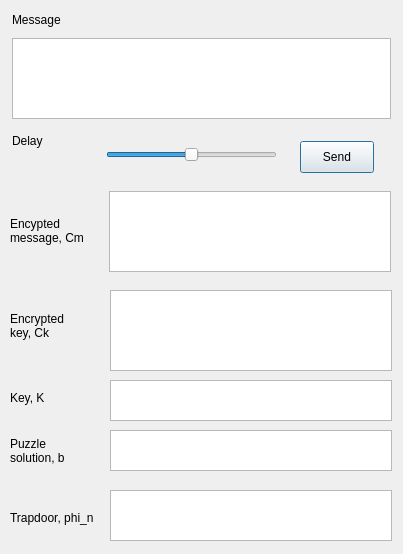
<?xml version="1.0" encoding="UTF-8"?>
<ui version="4.0">
 <class>Dialog</class>
 <widget class="QDialog" name="Dialog">
  <property name="geometry">
   <rect>
    <x>0</x>
    <y>0</y>
    <width>403</width>
    <height>554</height>
   </rect>
  </property>
  <property name="windowTitle">
   <string>Sender</string>
  </property>
  <widget class="QTextEdit" name="messageTextBox">
   <property name="geometry">
    <rect>
     <x>12</x>
     <y>38</y>
     <width>379</width>
     <height>81</height>
    </rect>
   </property>
  </widget>
  <widget class="QPushButton" name="sendButton">
   <property name="geometry">
    <rect>
     <x>300</x>
     <y>141</y>
     <width>74</width>
     <height>32</height>
    </rect>
   </property>
   <property name="text">
    <string>Send</string>
   </property>
  </widget>
  <widget class="QTextBrowser" name="cypherTextBrowser">
   <property name="geometry">
    <rect>
     <x>109</x>
     <y>191</y>
     <width>282</width>
     <height>81</height>
    </rect>
   </property>
  </widget>
  <widget class="QLabel" name="capsuleLabel">
   <property name="geometry">
    <rect>
     <x>10</x>
     <y>300</y>
     <width>74</width>
     <height>51</height>
    </rect>
   </property>
   <property name="text">
    <string>Encrypted key, Ck</string>
   </property>
   <property name="wordWrap">
    <bool>true</bool>
   </property>
  </widget>
  <widget class="QLabel" name="cypherLabel">
   <property name="geometry">
    <rect>
     <x>10</x>
     <y>200</y>
     <width>81</width>
     <height>61</height>
    </rect>
   </property>
   <property name="text">
    <string>Encypted message, Cm</string>
   </property>
   <property name="wordWrap">
    <bool>true</bool>
   </property>
  </widget>
  <widget class="QTextBrowser" name="capsuleTextBrowser">
   <property name="geometry">
    <rect>
     <x>110</x>
     <y>290</y>
     <width>282</width>
     <height>81</height>
    </rect>
   </property>
  </widget>
  <widget class="QLabel" name="labelMessage">
   <property name="geometry">
    <rect>
     <x>12</x>
     <y>12</y>
     <width>55</width>
     <height>16</height>
    </rect>
   </property>
   <property name="text">
    <string>Message</string>
   </property>
  </widget>
  <widget class="QSlider" name="delaySlider">
   <property name="geometry">
    <rect>
     <x>106</x>
     <y>144</y>
     <width>171</width>
     <height>22</height>
    </rect>
   </property>
   <property name="maximum">
    <number>10</number>
   </property>
   <property name="sliderPosition">
    <number>5</number>
   </property>
   <property name="orientation">
    <enum>Qt::Horizontal</enum>
   </property>
  </widget>
  <widget class="QLabel" name="delayLabel">
   <property name="geometry">
    <rect>
     <x>12</x>
     <y>133</y>
     <width>35</width>
     <height>16</height>
    </rect>
   </property>
   <property name="text">
    <string>Delay</string>
   </property>
  </widget>
  <widget class="QLabel" name="sliderLabel">
   <property name="geometry">
    <rect>
     <x>207</x>
     <y>161</y>
     <width>16</width>
     <height>16</height>
    </rect>
   </property>
   <property name="text">
    <string/>
   </property>
  </widget>
  <widget class="QTextBrowser" name="keyTextBrowser">
   <property name="geometry">
    <rect>
     <x>110</x>
     <y>380</y>
     <width>282</width>
     <height>41</height>
    </rect>
   </property>
  </widget>
  <widget class="QLabel" name="keyLabel">
   <property name="geometry">
    <rect>
     <x>10</x>
     <y>390</y>
     <width>72</width>
     <height>16</height>
    </rect>
   </property>
   <property name="text">
    <string>Key, K</string>
   </property>
  </widget>
  <widget class="QTextBrowser" name="trapdoortextBrowser">
   <property name="geometry">
    <rect>
     <x>110</x>
     <y>490</y>
     <width>282</width>
     <height>51</height>
    </rect>
   </property>
  </widget>
  <widget class="QLabel" name="trapdoorTextLabel">
   <property name="geometry">
    <rect>
     <x>10</x>
     <y>510</y>
     <width>101</width>
     <height>16</height>
    </rect>
   </property>
   <property name="text">
    <string>Trapdoor, phi_n</string>
   </property>
  </widget>
  <widget class="QTextBrowser" name="puzzleSolutionTextBrowser">
   <property name="geometry">
    <rect>
     <x>110</x>
     <y>430</y>
     <width>282</width>
     <height>41</height>
    </rect>
   </property>
  </widget>
  <widget class="QLabel" name="puzzleSolutionLabel">
   <property name="geometry">
    <rect>
     <x>10</x>
     <y>430</y>
     <width>72</width>
     <height>41</height>
    </rect>
   </property>
   <property name="text">
    <string>Puzzle solution, b</string>
   </property>
   <property name="wordWrap">
    <bool>true</bool>
   </property>
  </widget>
 </widget>
 <resources/>
 <connections/>
</ui>
